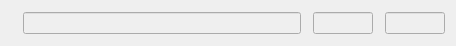
<?xml version="1.0" encoding="UTF-8"?>
<ui version="4.0">
 <class>Tomate_view</class>
 <widget class="QWidget" name="Tomate_view">
  <property name="geometry">
   <rect>
    <x>0</x>
    <y>0</y>
    <width>456</width>
    <height>46</height>
   </rect>
  </property>
  <property name="maximumSize">
   <size>
    <width>16777215</width>
    <height>50</height>
   </size>
  </property>
  <property name="windowTitle">
   <string>Form</string>
  </property>
  <layout class="QHBoxLayout" name="horizontalLayout_2">
   <item>
    <layout class="QHBoxLayout" name="horizontalLayout">
     <property name="spacing">
      <number>12</number>
     </property>
     <item>
      <widget class="QWidget" name="widget" native="true">
       <property name="maximumSize">
        <size>
         <width>15</width>
         <height>25</height>
        </size>
       </property>
       <layout class="QVBoxLayout" name="verticalLayout_2">
        <property name="spacing">
         <number>2</number>
        </property>
        <property name="leftMargin">
         <number>0</number>
        </property>
        <property name="topMargin">
         <number>0</number>
        </property>
        <property name="rightMargin">
         <number>0</number>
        </property>
        <property name="bottomMargin">
         <number>0</number>
        </property>
       </layout>
      </widget>
     </item>
     <item>
      <widget class="QLineEdit" name="tomat_name">
       <property name="enabled">
        <bool>false</bool>
       </property>
      </widget>
     </item>
     <item>
      <widget class="QLineEdit" name="minute">
       <property name="enabled">
        <bool>false</bool>
       </property>
       <property name="maximumSize">
        <size>
         <width>60</width>
         <height>16777215</height>
        </size>
       </property>
      </widget>
     </item>
     <item>
      <widget class="QLineEdit" name="second">
       <property name="enabled">
        <bool>false</bool>
       </property>
       <property name="sizePolicy">
        <sizepolicy hsizetype="Expanding" vsizetype="Fixed">
         <horstretch>0</horstretch>
         <verstretch>0</verstretch>
        </sizepolicy>
       </property>
       <property name="maximumSize">
        <size>
         <width>60</width>
         <height>16777215</height>
        </size>
       </property>
      </widget>
     </item>
    </layout>
   </item>
  </layout>
 </widget>
 <resources/>
 <connections/>
</ui>
